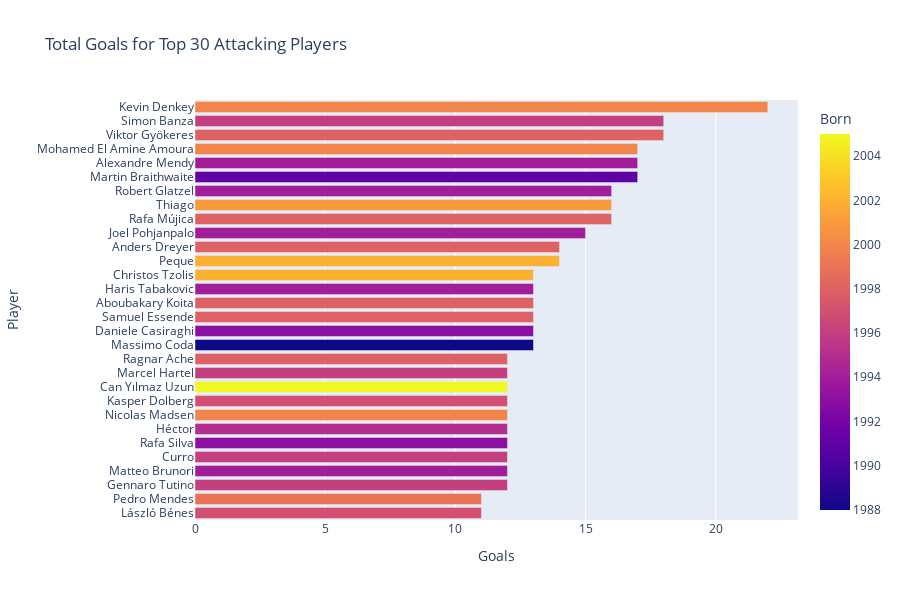

Source (notebook cell):
### Code cell
top_goals = striker_dataframe.nlargest(30, 'Goals')
top_goals = top_goals.sort_values('Goals', ascending=True)
px.bar(top_goals, x='Goals', y='Player', hover_data=['Player'], orientation='h', height=600, color='Born', title='Total Goals for Top 30 Attacking Players')

### Figure 1 — Plotly figure (JSON) as saved in the notebook; plotly's stock layout.template omitted (floating-point values rounded to 4 significant figures)
{"data": [{"alignmentgroup": "True", "hovertemplate": "Goals=%{x}<br>Player=%{y}<br>Born=%{marker.color}<extra></extra>", "legendgroup": "", "marker": {"color": [1997, 1999, 1996, 1994, 1996, 1993, 1995, 2000, 1997, 2005, 1996, 1998, 1988, 1993, 1998, 1998, 1994, 2002, 2002, 1998, 1994, 1998, 2001, 1994, 1991, 1994, 2000, 1998, 1996, 2000], "coloraxis": "coloraxis", "pattern": {"shape": ""}}, "name": "", "offsetgroup": "", "orientation": "h", "showlegend": false, "textposition": "auto", "type": "bar", "x": [11, 11, 12, 12, 12, 12, 12, 12, 12, 12, 12, 12, 13, 13, 13, 13, 13, 13, 14, 14, 15, 16, 16, 16, 17, 17, 17, 18, 18, 22], "xaxis": "x", "y": ["László Bénes", "Pedro Mendes", "Gennaro Tutino", "Matteo Brunori", "Curro", "Rafa Silva", "Héctor", "Nicolas Madsen", "Kasper Dolberg", "Can Yılmaz Uzun", "Marcel Hartel", "Ragnar Ache", "Massimo Coda", "Daniele Casiraghi", "Samuel Essende", "Aboubakary Koita", "Haris Tabakovic", "Christos Tzolis", "Peque", "Anders Dreyer", "Joel Pohjanpalo", "Rafa Mújica", "Thiago", "Robert Glatzel", "Martin Braithwaite", "Alexandre Mendy", "Mohamed El Amine Amoura", "Viktor Gyökeres", "Simon Banza", "Kevin Denkey"], "yaxis": "y"}], "layout": {"barmode": "relative", "coloraxis": {"colorbar": {"title": {"text": "Born"}}, "colorscale": [[0, "#0d0887"], [0.1111, "#46039f"], [0.2222, "#7201a8"], [0.3333, "#9c179e"], [0.4444, "#bd3786"], [0.5556, "#d8576b"], [0.6667, "#ed7953"], [0.7778, "#fb9f3a"], [0.8889, "#fdca26"], [1, "#f0f921"]]}, "height": 600, "legend": {"tracegroupgap": 0}, "title": {"text": "Total Goals for Top 30 Attacking Players"}, "xaxis": {"anchor": "y", "domain": [0, 1], "title": {"text": "Goals"}}, "yaxis": {"anchor": "x", "domain": [0, 1], "title": {"text": "Player"}}}}
